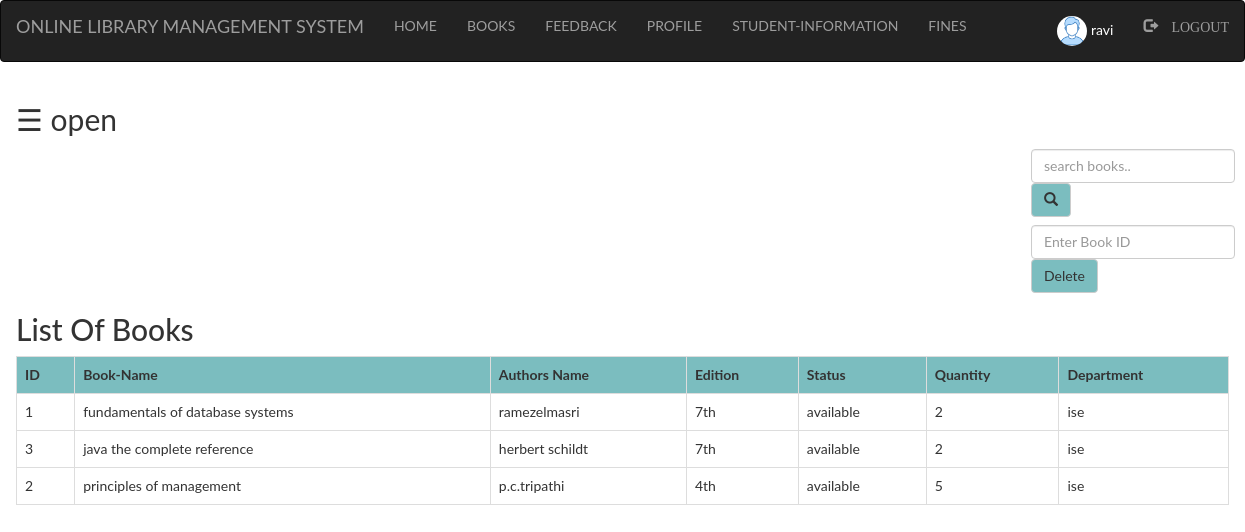
Page /admin/books.php (signed in) on the committed database.
### tables this page shows
CREATE TABLE `books` (
  `bid` int(100) NOT NULL,
  `name` varchar(100) NOT NULL,
  `authors` varchar(100) NOT NULL,
  `edition` varchar(100) NOT NULL,
  `status` varchar(100) NOT NULL,
  `quantity` int(100) NOT NULL,
  `department` varchar(100) NOT NULL
);

### admin/books.php (the view, shortened to what this page needs)
<?php
  include "navbar.php";
?>
<!DOCTYPE html>
<html>
<head>
</head>
<body>
<div id="main">
  <span style="font-size:30px;cursor:pointer" onclick="openNav()">&#9776; open</span>
	<div class="srch">
		<form class="navbar-form" method="post" name="form1">
				<input class="form-control" type="text" name="search" placeholder="search books.." required="">
				<button style="background-color: #6db6b9e6;" type="submit" name="submit" class="btn btn-default">
					<span class="glyphicon glyphicon-search"></span>
				</button>
		</form>
		<form class="navbar-form" method="post" name="form1">
				<input class="form-control" type="text" name="bid" placeholder="Enter Book ID" required="">
				<button style="background-color: #6db6b9e6;" type="submit" name="submit1" class="btn btn-default">Delete
				</button>
		</form>
	</div>
	<h2>List Of Books</h2>
	<?php
		if(isset($_POST['submit']))
		{
			$q=mysqli_query($db,"SELECT * from books where name like '%$_POST[search]%' ");
			if(mysqli_num_rows($q)==0)
			{
				echo "Sorry! No book found. Try searching again.";
			}
			else
			{
		echo "<table class='table table-bordered table-hover' >";
			echo "<tr style='background-color: #6db6b9e6;'>";
				echo "<th>"; echo "ID";	echo "</th>";
				echo "<th>"; echo "Book-Name";  echo "</th>";
				echo "<th>"; echo "Authors Name";  echo "</th>";
				echo "<th>"; echo "Edition";  echo "</th>";
				echo "<th>"; echo "Status";  echo "</th>";
				echo "<th>"; echo "Quantity";  echo "</th>";
				echo "<th>"; echo "Department";  echo "</th>";
			echo "</tr>";
			while($row=mysqli_fetch_assoc($q))
			{
				echo "<tr>";
				echo "<td>"; echo $row['bid']; echo "</td>";
				echo "<td>"; echo $row['name']; echo "</td>";
				echo "<td>"; echo $row['authors']; echo "</td>";
				echo "<td>"; echo $row['edition']; echo "</td>";
				echo "<td>"; echo $row['status']; echo "</td>";
				echo "<td>"; echo $row['quantity']; echo "</td>";
				echo "<td>"; echo $row['department']; echo "</td>";
				echo "</tr>";
			}
		echo "</table>";
			}
		}
		else
		{
			$db=mysqli_connect("localhost","root","","library");
			$res=mysqli_query($db,"SELECT * FROM `books` ORDER BY `books`.`name` ASC;");
		echo "<table class='table table-bordered table-hover' >";
			echo "<tr style='background-color: #6db6b9e6;'>";
				echo "<th>"; echo "ID";	echo "</th>";
				echo "<th>"; echo "Book-Name";  echo "</th>";
				echo "<th>"; echo "Authors Name";  echo "</th>";
				echo "<th>"; echo "Edition";  echo "</th>";
				echo "<th>"; echo "Status";  echo "</th>";
				echo "<th>"; echo "Quantity";  echo "</th>";
				echo "<th>"; echo "Department";  echo "</th>";
			echo "</tr>";
			while($row=mysqli_fetch_assoc($res))
			{
				echo "<tr>";
				echo "<td>"; echo $row['bid']; echo "</td>";
				echo "<td>"; echo $row['name']; echo "</td>";
				echo "<td>"; echo $row['authors']; echo "</td>";
				echo "<td>"; echo $row['edition']; echo "</td>";
				echo "<td>"; echo $row['status']; echo "</td>";
				echo "<td>"; echo $row['quantity']; echo "</td>";
				echo "<td>"; echo $row['department']; echo "</td>";
				echo "</tr>";
			}
		echo "</table>";
		}
				?>
</div>
</body>
</html>

### admin/style.css (style rules this page uses)
html, body, div, span, object, iframe, h1, h2, h3, h4, h5, h6, p, blockquote, pre, abbr, address, cite, code, del, dfn, em, img, ins, kbd, q, samp, small, strong, sub, sup, var, b, i, dl, dt, dd, ol, ul, li, fieldset, form, label, legend, table, caption, tbody, tfoot, thead, tr, th, td, article, aside, canvas, details, figcaption, figure, footer, header, hgroup, menu, nav, section, summary, time, mark, audio, video { margin:0; padding:0; border:0; outline:0; font-size:100%; vertical-align:baseline; background:transparent; }
body { line-height:1; }
table { border-collapse:collapse; border-spacing:0; }
input, select { vertical-align:middle; }
input { height: 25px; width: 300px; }

### admin/books.php (style rules this page uses)
.srch { padding-left: 1000px; }
body { font-family: "Lato", sans-serif; transition: background-color .5s; }
#main { transition: margin-left .5s; padding: 16px; }

### rows in the picture
books: bid "1", name "fundamentals of database systems", authors "ramezelmasri", edition "7th", status "available", quantity "2", department "ise"
books: bid "3", name "java the complete reference", authors "herbert schildt", edition "7th", status "available", quantity "2", department "ise"
books: bid "2", name "principles of management", authors "p.c.tripathi", edition "4th", status "available", quantity "5", department "ise"

### other values in the picture
$_SESSION['login_user'] "ravi"
